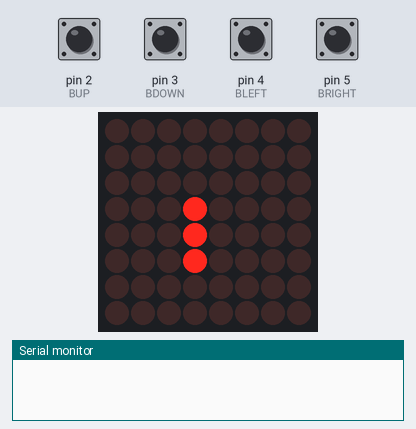
Bench run of a sketch on a simulated Arduino Uno, built with avr-gcc and run on an emulated ATmega328P. On the bench: 8×8 LED matrix, the last lines printed to the serial monitor. The inputs (shaded band) are chosen by the test bench; at power-on: pin 2 (BUP), pin 3 (BDOWN), pin 4 (BLEFT), pin 5 (BRIGHT) HIGH. Random numbers use the default seed unless the sketch sets one.

Above: at 1.43 s.
1.5 s: pin 4 (BLEFT) pulled LOW for 0.35 s
At 1.58 s:
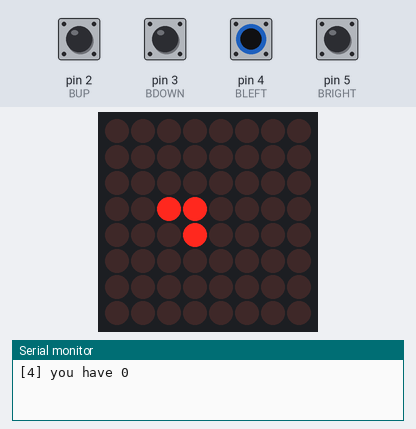
3.3 s: pin 2 (BUP) pulled LOW for 0.35 s
At 3.38 s:
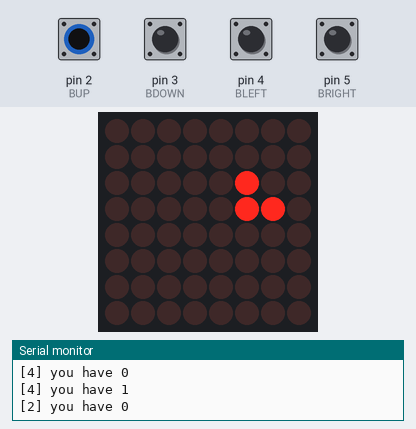
5.1 s: pin 5 (BRIGHT) pulled LOW for 0.35 s
At 5.11 s:
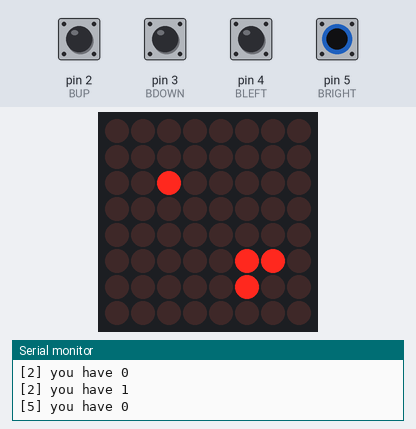
6.9 s: pin 3 (BDOWN) pulled LOW for 0.35 s
At 6.91 s:
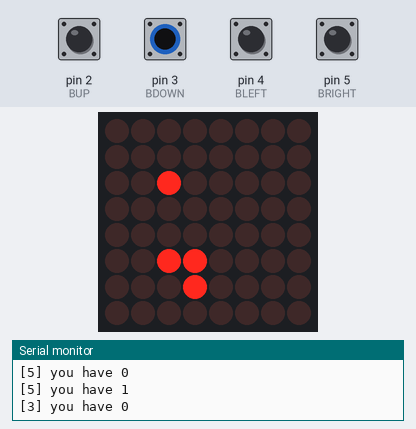
8.7 s: pin 4 (BLEFT) pulled LOW for 1 s
At 8.71 s:
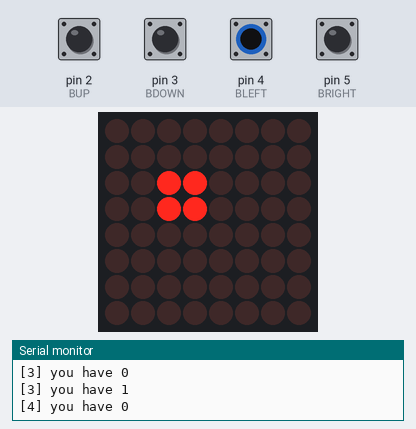
11.2 s: pin 2 (BUP) pulled LOW for 1 s
At 11.71 s:
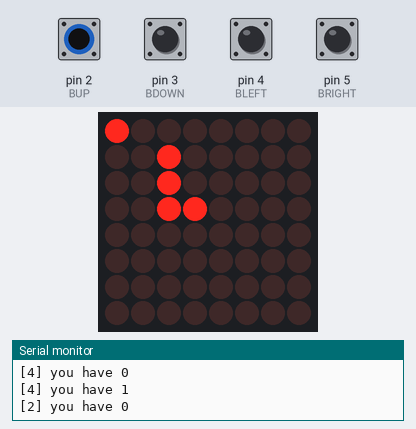

The sketch:

08-snake_food.ino
```cpp
#include "LedControl.h"

char buffer[100];
const int DEBOUNCE = 50;

// our button structure
typedef struct Button {
  short PIN;

  int lastState;
  int lastDebounceTime;

  Button(short PIN, int lastState, int lastDebounceTime) {
    this->PIN = PIN;
    this->lastState = lastState;
    this->lastDebounceTime = lastDebounceTime;
  }

} Button;

// our Led Matrix structure
struct LED {
  static const short CS  = 10; // chip-select for LED matrix
  static const short CLK = 11; // clock for LED matrix
  static const short DIN = 12; // data-in for LED matrix
  static const short intensity = 8;
};

typedef struct Point {
  int row = 0, col = 0;
  Point(int row = 0, int col = 0): row(row), col(col) {}
} Point;

typedef struct Snake {
  // direction constants
  static const short up     = 1;
  static const short right  = 2;
  static const short down   = 3; // 'down - 2' must be 'up'
  static const short left   = 4; // 'left - 2' must be 'right'

  Point head, food;
  int length = 3;
  int speed = 3;
  int direction = 1;

  // the age array: holds an 'age' of the every pixel in the matrix. If age > 0, it glows.
  // on every frame, the age of all lit pixels is incremented.
  // when the age of some pixel exceeds the length of the snake, it goes out.
  // age 1 is added in the current snake direction next to the last position of the snake head.
  int age[8][8] = {};
} Snake;

// initializes our variables
Button BUP    = Button(2, HIGH, 0);
Button BDOWN  = Button(3, HIGH, 0);
Button BLEFT  = Button(4, HIGH, 0);
Button BRIGHT = Button(5, HIGH, 0);
Snake snake;

LedControl matrix(LED::DIN, LED::CLK, LED::CS, 1);

// the setup function runs once when you press reset or power the board
void setup() {
  // Initialize pins
  pinMode(BUP.PIN, INPUT_PULLUP);
  pinMode(BDOWN.PIN, INPUT_PULLUP);
  pinMode(BLEFT.PIN, INPUT_PULLUP);
  pinMode(BRIGHT.PIN, INPUT_PULLUP);

  // initialize serial communication at 9600 bits per second:
  Serial.begin(9600);

  // initialize our matrix
  matrix.shutdown(0, false);
  matrix.setIntensity(0, LED::intensity);
  matrix.clearDisplay(0);

  // set a random seed
  randomSeed(analogRead(A5));

  // initial position for snake
  snake.head.row = random(8);
  snake.head.col = random(8);

  snake.food.row = -1;
  snake.food.col = -1;
}

// the loop function runs over and over again forever
void loop() {
  long timestamp = millis() + snake.speed * 100; // when the next frame will be rendered

  readButton(&BUP);
  readButton(&BDOWN);
  readButton(&BLEFT);
  readButton(&BRIGHT);
  printFood();
  printSnake();

  while (millis() < timestamp) {
    // blink the food
    matrix.setLed(0, snake.food.row, snake.food.col, millis() % 150 < 75 ? 1 : 0);
  };

}

void readButton(Button *B) {
  int buttonState = digitalRead(B->PIN);

  // filter out any noise by setting a time buffer
  if ((millis() - B->lastDebounceTime) > DEBOUNCE) {

    // When button is pressed
    if (B->lastState != buttonState) {
      B->lastState = buttonState;

      // print out the value you read
      sprintf(buffer, "[%d] you have %d", B->PIN, buttonState);
      Serial.println(buffer);

      // Lets change the snake position
      if (B->PIN == BUP.PIN && snake.direction != Snake::down) snake.direction = Snake::up;
      if (B->PIN == BDOWN.PIN && snake.direction != Snake::up) snake.direction = Snake::down;
      if (B->PIN == BLEFT.PIN && snake.direction != Snake::right) snake.direction = Snake::left;
      if (B->PIN == BRIGHT.PIN && snake.direction != Snake::left) snake.direction = Snake::right;
    }

    B->lastDebounceTime = millis();
  }
}

void printFood() {
  if (snake.food.row == -1 || snake.food.col == -1) {
    // well... game over
    if (snake.length >= 64) {
      return;
    }

    // generate food until it is in the right position
    do {
      snake.food.col = random(8);
      snake.food.row = random(8);
    } while (snake.age[snake.food.row][snake.food.col] > 0);
  }
}

// calculate snake movement data
void printSnake() {
  switch (snake.direction) {
  case Snake::up:
    snake.head.row--;
    edges();
    matrix.setLed(0, snake.head.row, snake.head.col, 1);
    break;

  case Snake::right:
    snake.head.col++;
    edges();
    matrix.setLed(0, snake.head.row, snake.head.col, 1);
    break;

  case Snake::down:
    snake.head.row++;
    edges();
    matrix.setLed(0, snake.head.row, snake.head.col, 1);
    break;

  case Snake::left:
    snake.head.col--;
    edges();
    matrix.setLed(0, snake.head.row, snake.head.col, 1);
    break;

  default: // if the snake is not moving, exit
    return;
  }

  // if there is any age (snake body), this will cause the end of the game (snake must be moving)
  if (snake.age[snake.head.row][snake.head.col] != 0 && snake.direction != 0) {
    // gameOver = true;
    return;
  }

  // check if the food was eaten
  if (snake.head.row == snake.food.row && snake.head.col == snake.food.col) {
    snake.length++;
    snake.food.row = -1; // reset food
    snake.food.col = -1;
  }

  // increment ages if all lit leds
  updateAges();

  // change the age of the snake head from 0 to 1
  snake.age[snake.head.row][snake.head.col]++;
}

// causes the snake to appear on the other side of the screen if it gets out of the edge
void edges() {
  snake.head.col < 0 ? snake.head.col += 8 : 0;
  snake.head.col > 7 ? snake.head.col -= 8 : 0;
  snake.head.row < 0 ? snake.head.row += 8 : 0;
  snake.head.row > 7 ? snake.head.row -= 8 : 0;
}

// increment ages if all lit leds, turn off too old ones depending on the length of the snake
void updateAges() {
  for (int row = 0; row < 8; row++) {
    for (int col = 0; col < 8; col++) {
      // if the led is lit, increment it's age
      if (snake.age[row][col] > 0 ) {
        snake.age[row][col]++;
      }

      // if the age exceeds the length of the snake, switch it off
      if (snake.age[row][col] > snake.length) {
        matrix.setLed(0, row, col, 0);
        snake.age[row][col] = 0;
      }
    }
  }
}
```
